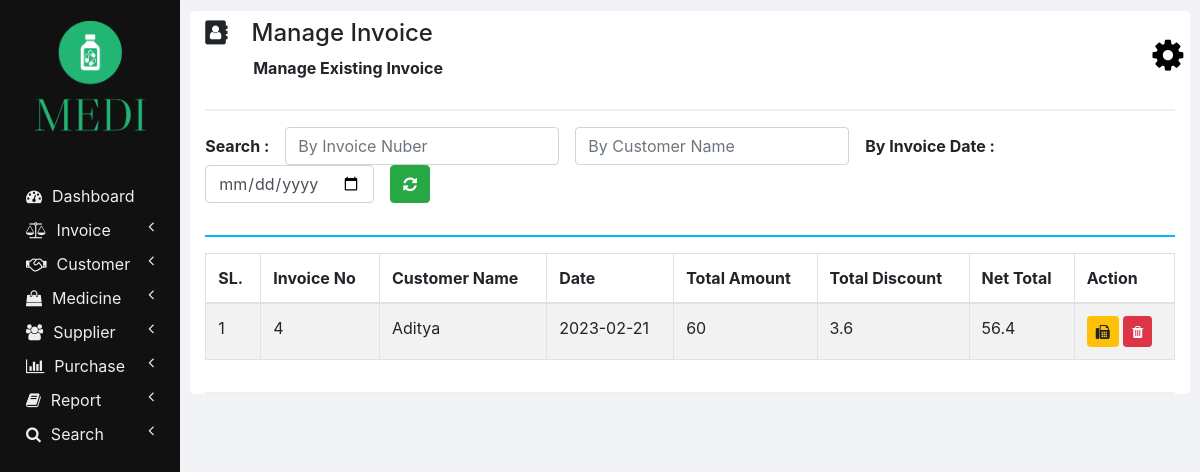
Page /manage_invoice.php on the committed database.
### tables this page shows
CREATE TABLE `invoices` (
  `INVOICE_ID` int(11) NOT NULL,
  `NET_TOTAL` double NOT NULL DEFAULT 0,
  `INVOICE_DATE` date NOT NULL DEFAULT current_timestamp(),
  `CUSTOMER_ID` int(11) NOT NULL,
  `TOTAL_AMOUNT` double NOT NULL,
  `TOTAL_DISCOUNT` double NOT NULL
);

CREATE TABLE `customers` (
  `ID` int(11) NOT NULL,
  `NAME` varchar(20) NOT NULL,
  `CONTACT_NUMBER` varchar(10) NOT NULL,
  `ADDRESS` varchar(100) NOT NULL,
  `DOCTOR_NAME` varchar(20) NOT NULL,
  `DOCTOR_ADDRESS` varchar(100) NOT NULL
);

### php/manage_invoice.php (the view, shortened to what this page needs)
<?php
  function showInvoices() {
    require "db_connection.php";
    if($con) {
      $seq_no = 0;
      $query = "SELECT * FROM invoices INNER JOIN customers ON invoices.CUSTOMER_ID = customers.ID";
      $result = mysqli_query($con, $query);
      while($row = mysqli_fetch_array($result)) {
        $seq_no++;
        showInvoiceRow($seq_no, $row);
      }
    }
  }
  function showInvoiceRow($seq_no, $row) {
    ?>
    <tr>
      <td><?php echo $seq_no; ?></td>
      <td><?php echo $row['INVOICE_ID']; ?></td>
      <td><?php echo $row['NAME']; ?></td>
      <td><?php echo $row['INVOICE_DATE']; ?></td>
      <td><?php echo $row['TOTAL_AMOUNT']; ?></td>
      <td><?php echo $row['TOTAL_DISCOUNT']; ?></td>
      <td><?php echo $row['NET_TOTAL']; ?></td>
      <td>
        <button class="btn btn-warning btn-sm" onclick="printInvoice(<?php echo $row['INVOICE_ID']; ?>);">
          <i class="fa fa-fax"></i>
        </button>
        <button class="btn btn-danger btn-sm" onclick="deleteInvoice(<?php echo $row['INVOICE_ID']; ?>);">
          <i class="fa fa-trash"></i>
        </button>
      </td>
    </tr>
    <?php
  }
    ?>

### css/sidenav.css (style rules this page uses)
body { background-color: #f1f3f6; }
.sidenav { width: 15%; height: 100vh; background-color: #222222; position: fixed; z-index: 1; flex: 1 0 auto; }
.card { width: 100%; height: 100%; top: 0; border-radius: 0; background-color: #111111; }
.logo .profile { margin-left: 50%; transform: translate(-50%); height: 110px; width: auto; }
.main-menu-item { padding: 5px 5px; cursor: pointer; }
.main-menu-item > a { color: #eeeeee; text-decoration: none; font-size: 16px; }
.main-menu-item > a > span { margin-left: 10px; }

### css/home.css (style rules this page uses)
html, body { height: 100vh; }

### rows in the picture
invoices: seq_no "1", INVOICE_ID "4", CUSTOMER_ID.NAME "Aditya", INVOICE_DATE "2023-02-21", TOTAL_AMOUNT "60", TOTAL_DISCOUNT "3.6", NET_TOTAL "56.4"

### other values in the picture
$heading "Manage Invoice"
$sub_heading "Manage Existing Invoice"
